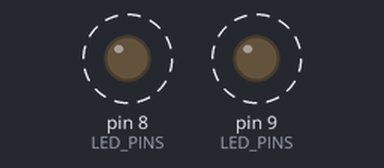
The sketch below on a simulated Arduino Uno, built with avr-gcc and run on an emulated ATmega328P. Parts: output pins drawn as LEDs (lit = HIGH). Dashed ring = blinking.

Above: at 0.17 s.
Timing chart, 0 to 3.0 s (numbered marks = the images above):
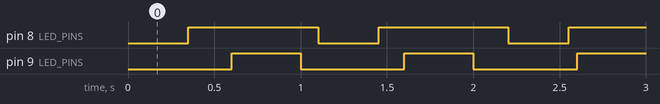

Measured:
- by itself, pin 8 (LED_PINS): alternates HIGH for 0.75 s and LOW for 0.35 s
- by itself, pin 9 (LED_PINS): alternates HIGH for 0.40 s and LOW for 0.60 s
- by itself, everything shown: repeats every 11.0 s, in 42 steps

The sketch:

Ex_7.ino
```cpp
#define SIZE 2
const int LED_PINS[SIZE]={8,9};
const int LED_ON[SIZE]={750,400};
const int LED_OFF[SIZE]={350,600};
struct LED{
	int pin, on, off;
	unsigned long current, prev;
} led[SIZE];

void blink(int i){
	led[i].prev = led[i].current;
	digitalWrite(led[i].pin,digitalRead(led[i].pin)?LOW:HIGH);
}

void setup(){
	for(int i=0;i<SIZE;i++){
		led[i].pin = LED_PINS[i];
		led[i].on = LED_ON[i];
		led[i].off = LED_OFF[i];
		pinMode(led[i].pin, OUTPUT);
	}
}

void loop(){
	for(int i=0;i<SIZE;i++){
		led[i].current = millis();
		(led[i].current-led[i].prev>=led[i].on && digitalRead(led[i].pin))? blink(i)
		:(led[i].current-led[i].prev>=led[i].off && !digitalRead(led[i].pin))? blink(i):void(0);
	}
}
```
